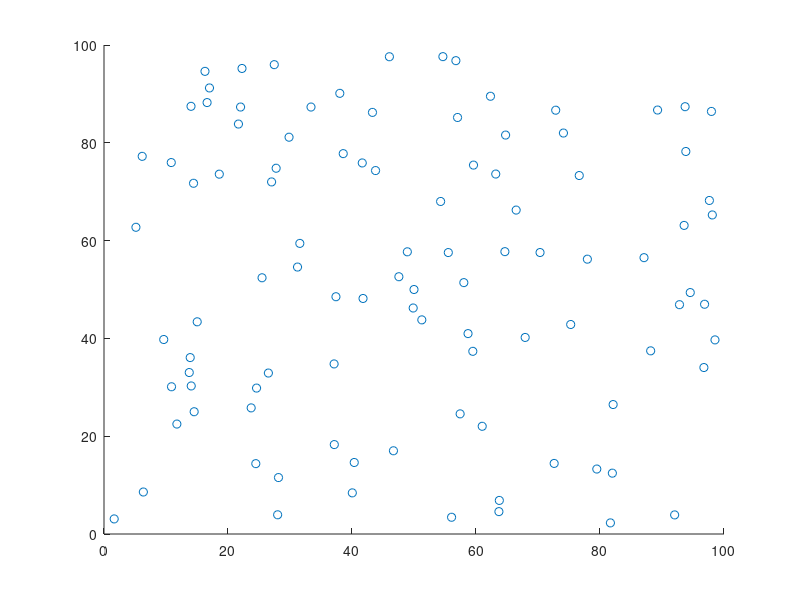

This figure's MATLAB source:
clear all
close all
clc

locs = [50; 50];
thresh = 2;
for  i = 1:100
    scatter(locs(1,:), locs(2,:))
    new_num = rand(2, 1)*100;
    dist = min(sqrt((new_num(1,1) - locs(1,:)).^2 + (new_num(2,1) - locs(2,:)).^2))
    while dist < thresh
        new_num = rand(2, 1)*100;
        dist = min(sqrt((new_num(1,1) - locs(1,:)).^2 + (new_num(2,1) - locs(2,:)).^2))
    end
    locs = [locs new_num];
end
locs = locs(:, 2:length(locs));
save('mylocations.mat', 'locs')